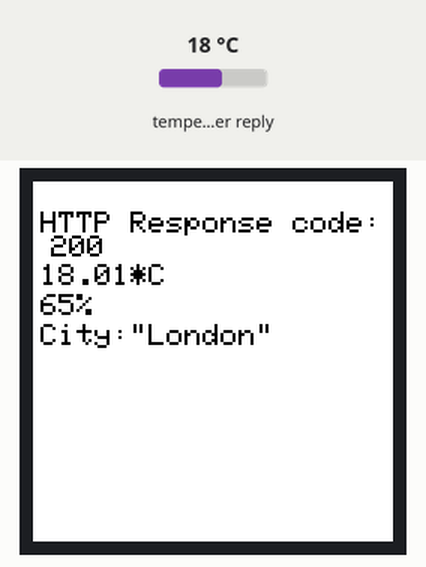
A sketch run on a simulated ESP32. Parts: 240×240 colour display. Inputs (shaded band) come from the test bench; at power-on: temperature in the weather reply 18 °C. WiFi joins after 1.5 s; servers stay silent unless stated; the local clock reads 2024-03-15 10:24:30 at power-on unless the sketch sets it; web services answer with replies made up by the test bench; what the sketch prints to the serial monitor is not drawn.

Above: at 2.9 s.
3.0 s: temperature in the weather reply set to -14 °C
At 4.1 s:
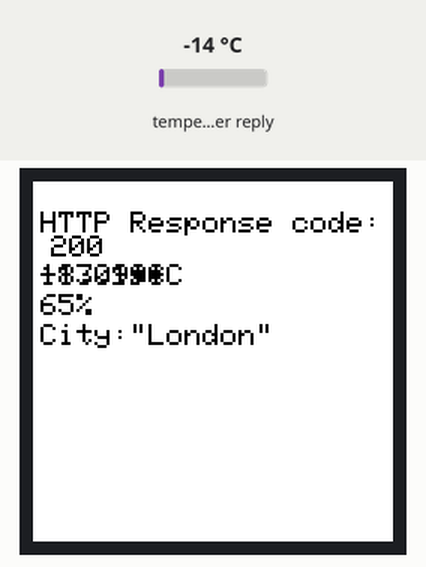
4.6 s: temperature in the weather reply set to -1 °C
7.0 s: temperature in the weather reply set to 14 °C
Timing chart, 0 to 10.0 s (numbered marks = the images above; inputs shaded):
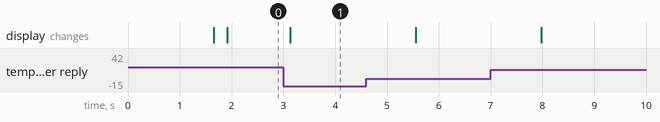

Measured:
- after the input at 3.0 s, the display: changes after 0.13 s (image 1)

The sketch:

esp32_with_st7789_240x240.ino
```cpp
#include "lib.h"

Adafruit_ST7789 tft = Adafruit_ST7789(TFT_CS, TFT_DC, TFT_RST);

void setup() {
  Serial.begin(115200);
  //http
  WiFi.begin(ssid, password);
  Serial.println("Connecting to wifi");
  while (WiFi.status() != WL_CONNECTED) {
    delay(500);
    Serial.print(".");
  }
  Serial.println("");
  tft.println("");
  Serial.print("Connected to WiFi network with IP Address: ");
  Serial.println(WiFi.localIP());
  //time
  configTime(timezone,dst,"pool.ntp.org","time.nist.gov");
  //tft
  tft.init(240, 240, SPI_MODE2);
  tft.setRotation(2);
  tft.fillScreen(ST77XX_WHITE);
  tft.setTextColor(ST77XX_BLACK);
  tft.setTextSize(2);
}

void loop() {
  if ((millis() - lastTime) > timerDelay) {
    if (WiFi.status() == WL_CONNECTED) {
      String serverPath = "http://api.openweathermap.org/data/2.5/weather?lat=" + latitude + "&lon=" + longitude + "&appid=" + openWeatherMapApiKey;

      jsonBuffer = httpGETRequest(serverPath.c_str());
      JSONVar myObject = JSON.parse(jsonBuffer);

      //print_json
      double temp = (double)(myObject["main"]["temp"]) - 273.14;
      int humi = (int)(myObject["main"]["humidity"]) + 1;

      Serial.print("Temperature: ");
      Serial.print(temp);
      Serial.print("*C  ");
      Serial.print("Humidity: ");
      Serial.print(humi);
      Serial.print("%  ");
      Serial.print("City:");
      Serial.print(myObject["name"]);
      Serial.print("    ");
      //print_time
      time_t now = time(nullptr);
      struct tm* p_tm = localtime(&now);
      Serial.print(p_tm->tm_mday);Serial.print("/");Serial.print(p_tm->tm_mon + 1);Serial.print("/");Serial.print(p_tm->tm_year + 1900);Serial.print(" ");
      Serial.print(p_tm->tm_hour);Serial.print(":");Serial.print(p_tm->tm_min);Serial.print(":");Serial.println(p_tm->tm_sec);Serial.println("............");
      //print_tft
      tft.setCursor(5, 55);
      tft.print(temp);
      tft.println("*C");
      tft.setCursor(5, 75);
      tft.print(humi);
      tft.println("%");
      tft.setCursor(5, 95);
      tft.print("City:");
      tft.print(myObject["name"]);
    } else {
      Serial.println("WiFi Disconnected");
    }
    lastTime = millis();
  }
}


String httpGETRequest(const char* serverName) {
  WiFiClient client;
  HTTPClient http;
  http.begin(client, serverName);
  int httpResponseCode = http.GET();
  String payload = "{}";
  if (httpResponseCode > 0) {
    Serial.print("HTTP Response code: ");
    Serial.println(httpResponseCode);
    payload = http.getString();
    tft.setCursor(5, 20);
    tft.print("HTTP Response code: ");
    tft.println(httpResponseCode);
  } else {
    Serial.print("Error code: ");
    Serial.println(httpResponseCode);
    tft.setCursor(5, 20);
    tft.print("Error code: ");
    tft.println(httpResponseCode);
  }
  http.end();
  return payload;
}
```

lib.h
```cpp
#include <Arduino.h>


//connect_tft_st7789_240x240
#include <Adafruit_GFX.h>
#include <Adafruit_I2CDevice.h>
#include <Adafruit_ST7789.h>
#include <TFT_eSPI.h>
#include <SPI.h>
#define TFT_MOSI 23  // SDA Pin on ESP32
#define TFT_SCLK 18  // SCL Pin on ESP32
#define TFT_CS -1    // Chip select control pin
#define TFT_DC 2     // Data Command control pin
#define TFT_RST 4    // Reset pin (could connect to RST pin)

//connect_json
#include <HTTPClient.h>
#include <WiFi.h>
#include <Arduino_JSON.h>
const char* ssid = "Iphone";
const char* password = "0382780890";
String openWeatherMapApiKey = "4455d3b14a1f08c648288279e73693ac";
String latitude = "21.02";    //vĩ độ
String longitude = "105.83";  //kinh độ
unsigned long lastTime = 0;
unsigned long timerDelay = 1000;
String jsonBuffer;
//https://api.openweathermap.org/data/2.5/weather?lat=21.02&lon=105.83&appid=4455d3b14a1f08c648288279e73693ac  ====> Hanoi

//connect_time
#include <time.h>
int timezone = 7 * 3600;
int dst = 0;
```
